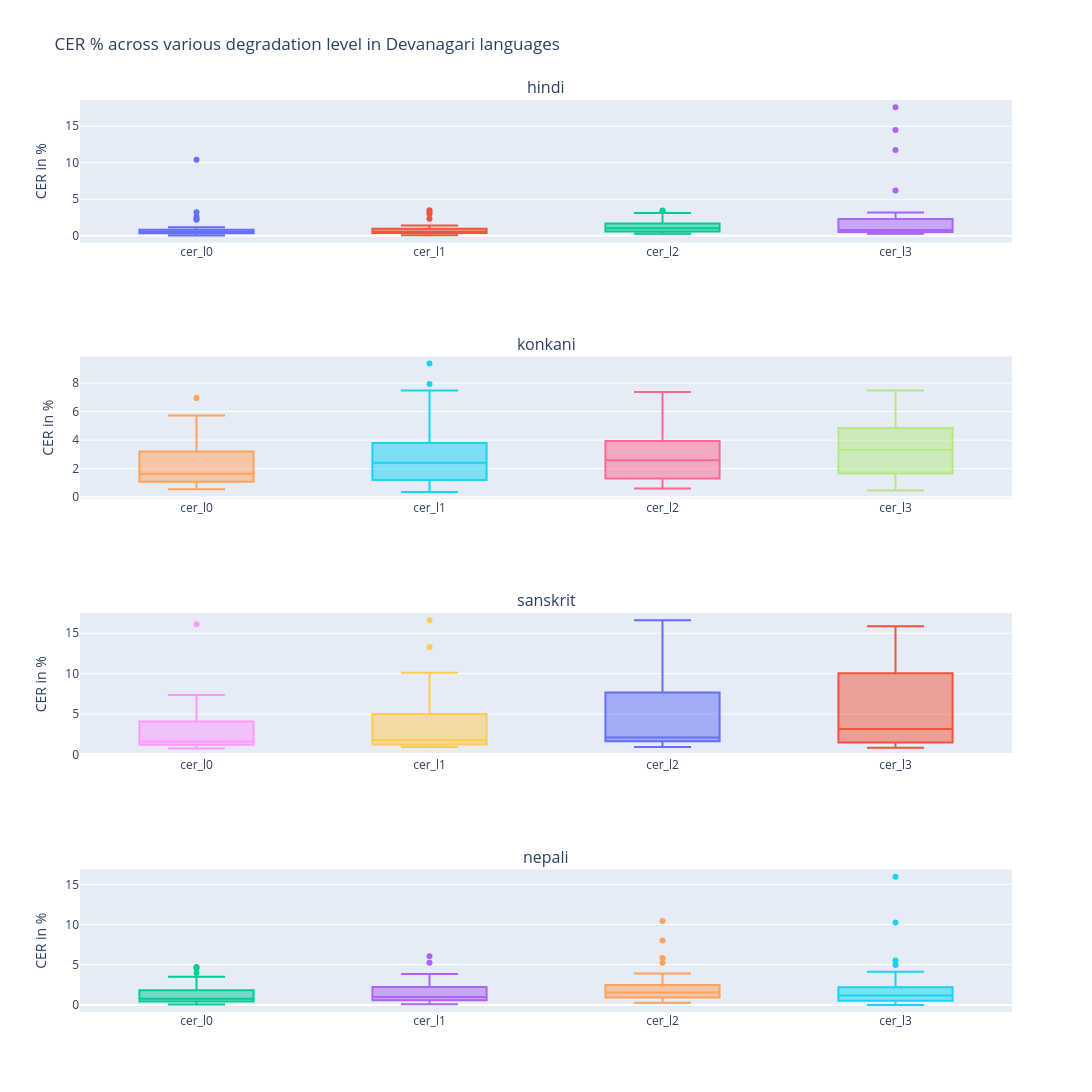

The cell this chart's notebook holds for it:
### Code cell
lang_list = list(results_devanagari['language'].unique())

fig = make_subplots(rows=results_devanagari['language'].nunique(), 
                    cols=1, 
                    shared_yaxes=True,
                    subplot_titles=lang_list)

degrad_level_cer = ['cer_l0', 'cer_l1', 'cer_l2','cer_l3']

for idx, language in enumerate(lang_list):
    results_lang = results_devanagari.loc[results_devanagari['language'] == language]
    for cer_level in degrad_level_cer:
        fig.add_trace(go.Box(y=results_lang[cer_level] * 100,
                                name=cer_level,
                                text=results_lang['file_id']), 
                                row=idx + 1, col=1)


fig.update_layout(height=1200, width=1400)
fig.update_layout(showlegend=False, title_text=f"CER % across various degradation level in {script} languages")
fig.update_yaxes(title_text="CER in %")
fig.show()

### Figure 1 — Plotly figure (JSON) as saved in the notebook; plotly's stock layout.template omitted (floating-point values rounded to 4 significant figures)
{"data": [{"name": "cer_l0", "text": ["Devanagari_Noto_Sans_9", "Devanagari_Anek_Devanagari_22", "Devanagari_Noto_Sans_15", "Devanagari_Poppins_12", "Devanagari_Poppins_29", "Devanagari_Noto_Serif_Devanagari_19", "Devanagari_Noto_Sans_18", "Devanagari_Noto_Sans_Devanagari_17", "Devanagari_Noto_Sans_13", "Devanagari_Noto_Serif_Devanagari_6", "Devanagari_Noto_Sans_Devanagari_26", "Devanagari_Anek_Devanagari_24", "Devanagari_Noto_Sans_25", "Devanagari_Noto_Sans_Devanagari_11", "Devanagari_Noto_Sans_Devanagari_1", "Devanagari_Noto_Sans_28", "Devanagari_Noto_Sans_2", "Devanagari_Noto_Serif_Devanagari_4", "Devanagari_Noto_Serif_Devanagari_30", "Devanagari_Noto_Serif_Devanagari_8", "Devanagari_Poppins_20", "Devanagari_Noto_Serif_Devanagari_27", "Devanagari_Anek_Devanagari_3", "Devanagari_Noto_Sans_10", "Devanagari_Noto_Sans_21", "Devanagari_Noto_Sans_Devanagari_14", "Devanagari_Noto_Sans_7", "Devanagari_Anek_Devanagari_16", "Devanagari_Noto_Sans_Devanagari_23", "Devanagari_Anek_Devanagari_5"], "type": "box", "xaxis": "x", "y": [0.5109, 0.6695, 0.173, 1.161, 0.8392, 0.4638, 0.6127, 2.201, 0.2966, 10.41, 3.24, 0.5547, 0.3106, 2.607, 0.3335, 0.5453, 0.6395, 0.298, 0.8974, 0.3016, 2.291, 0.4624, 0.4115, 0.05643, 0.4638, 0.6274, 0.345, 0.7069, 0.4505, 0.4268], "yaxis": "y"}, {"name": "cer_l1", "text": ["Devanagari_Noto_Sans_9", "Devanagari_Anek_Devanagari_22", "Devanagari_Noto_Sans_15", "Devanagari_Poppins_12", "Devanagari_Poppins_29", "Devanagari_Noto_Serif_Devanagari_19", "Devanagari_Noto_Sans_18", "Devanagari_Noto_Sans_Devanagari_17", "Devanagari_Noto_Sans_13", "Devanagari_Noto_Serif_Devanagari_6", "Devanagari_Noto_Sans_Devanagari_26", "Devanagari_Anek_Devanagari_24", "Devanagari_Noto_Sans_25", "Devanagari_Noto_Sans_Devanagari_11", "Devanagari_Noto_Sans_Devanagari_1", "Devanagari_Noto_Sans_28", "Devanagari_Noto_Sans_2", "Devanagari_Noto_Serif_Devanagari_4", "Devanagari_Noto_Serif_Devanagari_30", "Devanagari_Noto_Serif_Devanagari_8", "Devanagari_Poppins_20", "Devanagari_Noto_Serif_Devanagari_27", "Devanagari_Anek_Devanagari_3", "Devanagari_Noto_Sans_10", "Devanagari_Noto_Sans_21", "Devanagari_Noto_Sans_Devanagari_14", "Devanagari_Noto_Sans_7", "Devanagari_Anek_Devanagari_16", "Devanagari_Noto_Sans_Devanagari_23", "Devanagari_Anek_Devanagari_5"], "type": "box", "xaxis": "x", "y": [0.3831, 0.7304, 0.05767, 2.321, 1.399, 0.5217, 0.9804, 2.972, 0.6524, 0.1764, 3.495, 0.3962, 0.3106, 0.4011, 0.3335, 1.418, 0.5814, 0.298, 0.5128, 0.3619, 3.255, 0.6936, 0.4115, 0.9594, 0.4638, 0.6274, 0.5175, 0.3856, 1.416, 0.8537], "yaxis": "y"}, {"name": "cer_l2", "text": ["Devanagari_Noto_Sans_9", "Devanagari_Anek_Devanagari_22", "Devanagari_Noto_Sans_15", "Devanagari_Poppins_12", "Devanagari_Poppins_29", "Devanagari_Noto_Serif_Devanagari_19", "Devanagari_Noto_Sans_18", "Devanagari_Noto_Sans_Devanagari_17", "Devanagari_Noto_Sans_13", "Devanagari_Noto_Serif_Devanagari_6", "Devanagari_Noto_Sans_Devanagari_26", "Devanagari_Anek_Devanagari_24", "Devanagari_Noto_Sans_25", "Devanagari_Noto_Sans_Devanagari_11", "Devanagari_Noto_Sans_Devanagari_1", "Devanagari_Noto_Sans_28", "Devanagari_Noto_Sans_2", "Devanagari_Noto_Serif_Devanagari_4", "Devanagari_Noto_Serif_Devanagari_30", "Devanagari_Noto_Serif_Devanagari_8", "Devanagari_Poppins_20", "Devanagari_Noto_Serif_Devanagari_27", "Devanagari_Anek_Devanagari_3", "Devanagari_Noto_Sans_10", "Devanagari_Noto_Sans_21", "Devanagari_Noto_Sans_Devanagari_14", "Devanagari_Noto_Sans_7", "Devanagari_Anek_Devanagari_16", "Devanagari_Noto_Sans_Devanagari_23", "Devanagari_Anek_Devanagari_5"], "type": "box", "xaxis": "x", "y": [1.788, 0.7912, 0.2884, 1.289, 1.259, 0.7536, 3.125, 3.467, 0.2966, 1.058, 3.41, 1.902, 1.009, 0.9358, 1.056, 0.9815, 1.802, 0.4768, 1.154, 0.3016, 1.688, 0.578, 1.587, 0.6208, 1.449, 0.5646, 0.4025, 2.828, 0.7079, 0.3049], "yaxis": "y"}, {"name": "cer_l3", "text": ["Devanagari_Noto_Sans_9", "Devanagari_Anek_Devanagari_22", "Devanagari_Noto_Sans_15", "Devanagari_Poppins_12", "Devanagari_Poppins_29", "Devanagari_Noto_Serif_Devanagari_19", "Devanagari_Noto_Sans_18", "Devanagari_Noto_Sans_Devanagari_17", "Devanagari_Noto_Sans_13", "Devanagari_Noto_Serif_Devanagari_6", "Devanagari_Noto_Sans_Devanagari_26", "Devanagari_Anek_Devanagari_24", "Devanagari_Noto_Sans_25", "Devanagari_Noto_Sans_Devanagari_11", "Devanagari_Noto_Sans_Devanagari_1", "Devanagari_Noto_Sans_28", "Devanagari_Noto_Sans_2", "Devanagari_Noto_Serif_Devanagari_4", "Devanagari_Noto_Serif_Devanagari_30", "Devanagari_Noto_Serif_Devanagari_8", "Devanagari_Poppins_20", "Devanagari_Noto_Serif_Devanagari_27", "Devanagari_Anek_Devanagari_3", "Devanagari_Noto_Sans_10", "Devanagari_Noto_Sans_21", "Devanagari_Noto_Sans_Devanagari_14", "Devanagari_Noto_Sans_7", "Devanagari_Anek_Devanagari_16", "Devanagari_Noto_Sans_Devanagari_23", "Devanagari_Anek_Devanagari_5"], "type": "box", "xaxis": "x", "y": [0.9579, 2.313, 2.134, 2.966, 17.62, 0.9855, 0.6127, 2.972, 11.74, 0.3527, 14.49, 0.6339, 6.211, 0.6684, 0.2779, 2.181, 1.453, 0.8939, 0.641, 0.4222, 3.195, 0.4624, 0.6467, 0.5079, 0.3478, 0.5019, 1.035, 0.6427, 0.3218, 0.3659], "yaxis": "y"}, {"name": "cer_l0", "text": ["Devanagari_Noto_Sans_19", "Devanagari_Anek_Devanagari_18", "Devanagari_Poppins_12", "Devanagari_Noto_Sans_4", "Devanagari_Anek_Devanagari_15", "Devanagari_Noto_Sans_Devanagari_7", "Devanagari_Noto_Serif_Devanagari_6", "Devanagari_Noto_Sans_3", "Devanagari_Poppins_14", "Devanagari_Poppins_23", "Devanagari_Noto_Sans_Devanagari_27", "Devanagari_Anek_Devanagari_13", "Devanagari_Noto_Sans_Devanagari_24", "Devanagari_Noto_Sans_1", "Devanagari_Noto_Serif_Devanagari_30", "Devanagari_Noto_Serif_Devanagari_8", "Devanagari_Noto_Serif_Devanagari_26", "Devanagari_Poppins_20", "Devanagari_Noto_Sans_Devanagari_29", "Devanagari_Noto_Sans_10", "Devanagari_Noto_Serif_Devanagari_11", "Devanagari_Noto_Sans_Devanagari_25", "Devanagari_Noto_Sans_21", "Devanagari_Noto_Sans_Devanagari_22", "Devanagari_Anek_Devanagari_16", "Devanagari_Noto_Serif_Devanagari_2", "Devanagari_Noto_Sans_Devanagari_9", "Devanagari_Noto_Serif_Devanagari_17"], "type": "box", "xaxis": "x2", "y": [1.343, 2.403, 4.874, 1.661, 1.611, 3.112, 0.8915, 1.235, 5.717, 4.569, 6.95, 2.986, 0.7837, 0.6576, 2.407, 1.299, 3.07, 5.644, 1.01, 0.5592, 1.613, 2.788, 1.028, 3.295, 4.583, 1.127, 1.132, 0.6072], "yaxis": "y2"}, {"name": "cer_l1", "text": ["Devanagari_Noto_Sans_19", "Devanagari_Anek_Devanagari_18", "Devanagari_Poppins_12", "Devanagari_Noto_Sans_4", "Devanagari_Anek_Devanagari_15", "Devanagari_Noto_Sans_Devanagari_7", "Devanagari_Noto_Serif_Devanagari_6", "Devanagari_Noto_Sans_3", "Devanagari_Poppins_14", "Devanagari_Poppins_23", "Devanagari_Noto_Sans_Devanagari_27", "Devanagari_Anek_Devanagari_13", "Devanagari_Noto_Sans_Devanagari_24", "Devanagari_Noto_Sans_1", "Devanagari_Noto_Serif_Devanagari_30", "Devanagari_Noto_Serif_Devanagari_8", "Devanagari_Noto_Serif_Devanagari_26", "Devanagari_Poppins_20", "Devanagari_Noto_Sans_Devanagari_29", "Devanagari_Noto_Sans_10", "Devanagari_Noto_Serif_Devanagari_11", "Devanagari_Noto_Sans_Devanagari_25", "Devanagari_Noto_Sans_21", "Devanagari_Noto_Sans_Devanagari_22", "Devanagari_Anek_Devanagari_16", "Devanagari_Noto_Serif_Devanagari_2", "Devanagari_Noto_Sans_Devanagari_9", "Devanagari_Noto_Serif_Devanagari_17"], "type": "box", "xaxis": "x2", "y": [1.481, 2.275, 5.44, 1.84, 1.335, 2.7, 1.04, 1.006, 7.935, 9.359, 7.469, 2.822, 0.7053, 1.08, 2.768, 4.47, 3.158, 5.422, 1.571, 0.3728, 1.703, 2.562, 0.8997, 3.478, 4.125, 3.039, 1.313, 0.5605], "yaxis": "y2"}, {"name": "cer_l2", "text": ["Devanagari_Noto_Sans_19", "Devanagari_Anek_Devanagari_18", "Devanagari_Poppins_12", "Devanagari_Noto_Sans_4", "Devanagari_Anek_Devanagari_15", "Devanagari_Noto_Sans_Devanagari_7", "Devanagari_Noto_Serif_Devanagari_6", "Devanagari_Noto_Sans_3", "Devanagari_Poppins_14", "Devanagari_Poppins_23", "Devanagari_Noto_Sans_Devanagari_27", "Devanagari_Anek_Devanagari_13", "Devanagari_Noto_Sans_Devanagari_24", "Devanagari_Noto_Sans_1", "Devanagari_Noto_Serif_Devanagari_30", "Devanagari_Noto_Serif_Devanagari_8", "Devanagari_Noto_Serif_Devanagari_26", "Devanagari_Poppins_20", "Devanagari_Noto_Sans_Devanagari_29", "Devanagari_Noto_Sans_10", "Devanagari_Noto_Serif_Devanagari_11", "Devanagari_Noto_Sans_Devanagari_25", "Devanagari_Noto_Sans_21", "Devanagari_Noto_Sans_Devanagari_22", "Devanagari_Anek_Devanagari_16", "Devanagari_Noto_Serif_Devanagari_2", "Devanagari_Noto_Sans_Devanagari_9", "Devanagari_Noto_Serif_Devanagari_17"], "type": "box", "xaxis": "x2", "y": [1.528, 3.691, 6.484, 2.424, 2.532, 3.225, 1.139, 2.104, 5.865, 5.895, 7.365, 2.658, 0.9404, 0.6106, 3.49, 4.002, 3.86, 5.378, 1.122, 0.7922, 2.285, 2.638, 1.478, 3.6, 4.079, 1.176, 1.449, 0.7473], "yaxis": "y2"}, {"name": "cer_l3", "text": ["Devanagari_Noto_Sans_19", "Devanagari_Anek_Devanagari_18", "Devanagari_Poppins_12", "Devanagari_Noto_Sans_4", "Devanagari_Anek_Devanagari_15", "Devanagari_Noto_Sans_Devanagari_7", "Devanagari_Noto_Serif_Devanagari_6", "Devanagari_Noto_Sans_3", "Devanagari_Poppins_14", "Devanagari_Poppins_23", "Devanagari_Noto_Sans_Devanagari_27", "Devanagari_Anek_Devanagari_13", "Devanagari_Noto_Sans_Devanagari_24", "Devanagari_Noto_Sans_1", "Devanagari_Noto_Serif_Devanagari_30", "Devanagari_Noto_Serif_Devanagari_8", "Devanagari_Noto_Serif_Devanagari_26", "Devanagari_Poppins_20", "Devanagari_Noto_Sans_Devanagari_29", "Devanagari_Noto_Sans_10", "Devanagari_Noto_Serif_Devanagari_11", "Devanagari_Noto_Sans_Devanagari_25", "Devanagari_Noto_Sans_21", "Devanagari_Noto_Sans_Devanagari_22", "Devanagari_Anek_Devanagari_16", "Devanagari_Noto_Serif_Devanagari_2", "Devanagari_Noto_Sans_Devanagari_9", "Devanagari_Noto_Serif_Devanagari_17"], "type": "box", "xaxis": "x2", "y": [1.806, 2.489, 6.571, 2.693, 3.085, 3.45, 3.913, 1.51, 6.506, 4.716, 7.469, 4.99, 0.8621, 1.268, 6.137, 3.742, 3.246, 6.267, 5.387, 0.466, 1.658, 3.391, 1.671, 4.454, 4.445, 1.471, 2.989, 1.448], "yaxis": "y2"}, {"name": "cer_l0", "text": ["Devanagari_Poppins_24", "Devanagari_Anek_Devanagari_6", "Devanagari_Noto_Sans_Devanagari_16", "Devanagari_Noto_Serif_Devanagari_18", "Devanagari_Anek_Devanagari_22", "Devanagari_Poppins_12", "Devanagari_Poppins_8", "Devanagari_Anek_Devanagari_15", "Devanagari_Anek_Devanagari_19", "Devanagari_Noto_Serif_Devanagari_28", "Devanagari_Noto_Sans_Devanagari_30", "Devanagari_Noto_Serif_Devanagari_10", "Devanagari_Anek_Devanagari_2", "Devanagari_Noto_Sans_Devanagari_13", "Devanagari_Noto_Serif_Devanagari_9", "Devanagari_Noto_Sans_Devanagari_29", "Devanagari_Poppins_17", "Devanagari_Noto_Serif_Devanagari_11", "Devanagari_Noto_Sans_Devanagari_25", "Devanagari_Noto_Sans_21", "Devanagari_Noto_Sans_Devanagari_14", "Devanagari_Poppins_27", "Devanagari_Anek_Devanagari_5"], "type": "box", "xaxis": "x3", "y": [2.087, 1.171, 1.246, 1.58, 1.938, 5.171, 4.844, 2.652, 7.083, 7.34, 16.11, 0.8377, 1.291, 0.9995, 1.211, 1.252, 4.191, 1.427, 0.7382, 0.8809, 0.8879, 3.688, 1.581], "yaxis": "y3"}, {"name": "cer_l1", "text": ["Devanagari_Poppins_24", "Devanagari_Anek_Devanagari_6", "Devanagari_Noto_Sans_Devanagari_16", "Devanagari_Noto_Serif_Devanagari_18", "Devanagari_Anek_Devanagari_22", "Devanagari_Poppins_12", "Devanagari_Poppins_8", "Devanagari_Anek_Devanagari_15", "Devanagari_Anek_Devanagari_19", "Devanagari_Noto_Serif_Devanagari_28", "Devanagari_Noto_Sans_Devanagari_30", "Devanagari_Noto_Serif_Devanagari_10", "Devanagari_Anek_Devanagari_2", "Devanagari_Noto_Sans_Devanagari_13", "Devanagari_Noto_Serif_Devanagari_9", "Devanagari_Noto_Sans_Devanagari_29", "Devanagari_Poppins_17", "Devanagari_Noto_Serif_Devanagari_11", "Devanagari_Noto_Sans_Devanagari_25", "Devanagari_Noto_Sans_21", "Devanagari_Noto_Sans_Devanagari_14", "Devanagari_Poppins_27", "Devanagari_Anek_Devanagari_5"], "type": "box", "xaxis": "x3", "y": [1.893, 0.8981, 1.381, 1.623, 1.748, 9.268, 6.099, 2.652, 10.12, 13.3, 16.62, 2.433, 1.215, 0.9495, 3.555, 0.8945, 3.785, 1.207, 1.554, 0.9958, 0.9302, 5.403, 1.414], "yaxis": "y3"}, {"name": "cer_l2", "text": ["Devanagari_Poppins_24", "Devanagari_Anek_Devanagari_6", "Devanagari_Noto_Sans_Devanagari_16", "Devanagari_Noto_Serif_Devanagari_18", "Devanagari_Anek_Devanagari_22", "Devanagari_Poppins_12", "Devanagari_Poppins_8", "Devanagari_Anek_Devanagari_15", "Devanagari_Anek_Devanagari_19", "Devanagari_Noto_Serif_Devanagari_28", "Devanagari_Noto_Sans_Devanagari_30", "Devanagari_Noto_Serif_Devanagari_10", "Devanagari_Anek_Devanagari_2", "Devanagari_Noto_Sans_Devanagari_13", "Devanagari_Noto_Serif_Devanagari_9", "Devanagari_Noto_Sans_Devanagari_29", "Devanagari_Poppins_17", "Devanagari_Noto_Serif_Devanagari_11", "Devanagari_Noto_Sans_Devanagari_25", "Devanagari_Noto_Sans_21", "Devanagari_Noto_Sans_Devanagari_14", "Devanagari_Poppins_27", "Devanagari_Anek_Devanagari_5"], "type": "box", "xaxis": "x3", "y": [5.719, 2.811, 1.583, 2.007, 1.824, 7.717, 11.81, 2.072, 10.2, 7.447, 16.62, 1.675, 2.164, 1.199, 1.641, 0.8945, 8.516, 1.939, 3.497, 1.609, 1.311, 7.89, 1.498], "yaxis": "y3"}, {"name": "cer_l3", "text": ["Devanagari_Poppins_24", "Devanagari_Anek_Devanagari_6", "Devanagari_Noto_Sans_Devanagari_16", "Devanagari_Noto_Serif_Devanagari_18", "Devanagari_Anek_Devanagari_22", "Devanagari_Poppins_12", "Devanagari_Poppins_8", "Devanagari_Anek_Devanagari_15", "Devanagari_Anek_Devanagari_19", "Devanagari_Noto_Serif_Devanagari_28", "Devanagari_Noto_Sans_Devanagari_30", "Devanagari_Noto_Serif_Devanagari_10", "Devanagari_Anek_Devanagari_2", "Devanagari_Noto_Sans_Devanagari_13", "Devanagari_Noto_Serif_Devanagari_9", "Devanagari_Noto_Sans_Devanagari_29", "Devanagari_Poppins_17", "Devanagari_Noto_Serif_Devanagari_11", "Devanagari_Noto_Sans_Devanagari_25", "Devanagari_Noto_Sans_21", "Devanagari_Noto_Sans_Devanagari_14", "Devanagari_Poppins_27", "Devanagari_Anek_Devanagari_5"], "type": "box", "xaxis": "x3", "y": [10.01, 1.015, 3.84, 10.03, 3.153, 13.25, 12.72, 2.404, 12.52, 12.77, 15.86, 1.516, 1.898, 2.699, 1.562, 0.8945, 8.483, 1.207, 0.8159, 1.455, 0.9725, 6.861, 10.02], "yaxis": "y3"}, {"name": "cer_l0", "text": ["Devanagari_Poppins_24", "Devanagari_Noto_Sans_5", "Devanagari_Noto_Sans_Devanagari_21", "Devanagari_Noto_Sans_14", "Devanagari_Noto_Serif_Devanagari_1", "Devanagari_Poppins_29", "Devanagari_Noto_Sans_18", "Devanagari_Poppins_25", "Devanagari_Noto_Serif_Devanagari_23", "Devanagari_Poppins_22", "Devanagari_Noto_Sans_12", "Devanagari_Noto_Serif_Devanagari_7", "Devanagari_Anek_Devanagari_10", "Devanagari_Noto_Sans_Devanagari_28", "Devanagari_Anek_Devanagari_26", "Devanagari_Anek_Devanagari_30", "Devanagari_Noto_Serif_Devanagari_27", "Devanagari_Anek_Devanagari_3", "Devanagari_Noto_Sans_Devanagari_13", "Devanagari_Anek_Devanagari_4", "Devanagari_Noto_Serif_Devanagari_2", "Devanagari_Anek_Devanagari_8", "Devanagari_Noto_Sans_Devanagari_9", "Devanagari_Noto_Sans_16", "Devanagari_Anek_Devanagari_17", "Devanagari_Noto_Sans_6", "Devanagari_Poppins_11", "Devanagari_Noto_Sans_20"], "type": "box", "xaxis": "x4", "y": [4.7, 0.3711, 0.7471, 0.258, 1.252, 3.499, 1.813, 2.191, 0.5851, 4.571, 0.3646, 0.7708, 0.6048, 0.1558, 2.503, 0.5622, 0.4645, 0.9873, 1.029, 3.956, 0.2903, 1.178, 0.3766, 0.5408, 1.762, 0.5722, 1.828, 0.0558], "yaxis": "y4"}, {"name": "cer_l1", "text": ["Devanagari_Poppins_24", "Devanagari_Noto_Sans_5", "Devanagari_Noto_Sans_Devanagari_21", "Devanagari_Noto_Sans_14", "Devanagari_Noto_Serif_Devanagari_1", "Devanagari_Poppins_29", "Devanagari_Noto_Sans_18", "Devanagari_Poppins_25", "Devanagari_Noto_Serif_Devanagari_23", "Devanagari_Poppins_22", "Devanagari_Noto_Sans_12", "Devanagari_Noto_Serif_Devanagari_7", "Devanagari_Anek_Devanagari_10", "Devanagari_Noto_Sans_Devanagari_28", "Devanagari_Anek_Devanagari_26", "Devanagari_Anek_Devanagari_30", "Devanagari_Noto_Serif_Devanagari_27", "Devanagari_Anek_Devanagari_3", "Devanagari_Noto_Sans_Devanagari_13", "Devanagari_Anek_Devanagari_4", "Devanagari_Noto_Serif_Devanagari_2", "Devanagari_Anek_Devanagari_8", "Devanagari_Noto_Sans_Devanagari_9", "Devanagari_Noto_Sans_16", "Devanagari_Anek_Devanagari_17", "Devanagari_Noto_Sans_6", "Devanagari_Poppins_11", "Devanagari_Noto_Sans_20"], "type": "box", "xaxis": "x4", "y": [5.229, 0.8813, 0.6322, 0.6192, 0.2504, 3.655, 2.221, 2.191, 0.5851, 6.057, 0.3646, 1.439, 0.5544, 0.07788, 2.991, 0.6325, 1.062, 0.9403, 0.935, 3.859, 0.387, 1.03, 1.177, 0.5408, 1.606, 0.4769, 2.227, 3.237], "yaxis": "y4"}, {"name": "cer_l2", "text": ["Devanagari_Poppins_24", "Devanagari_Noto_Sans_5", "Devanagari_Noto_Sans_Devanagari_21", "Devanagari_Noto_Sans_14", "Devanagari_Noto_Serif_Devanagari_1", "Devanagari_Poppins_29", "Devanagari_Noto_Sans_18", "Devanagari_Poppins_25", "Devanagari_Noto_Serif_Devanagari_23", "Devanagari_Poppins_22", "Devanagari_Noto_Sans_12", "Devanagari_Noto_Serif_Devanagari_7", "Devanagari_Anek_Devanagari_10", "Devanagari_Noto_Sans_Devanagari_28", "Devanagari_Anek_Devanagari_26", "Devanagari_Anek_Devanagari_30", "Devanagari_Noto_Serif_Devanagari_27", "Devanagari_Anek_Devanagari_3", "Devanagari_Noto_Sans_Devanagari_13", "Devanagari_Anek_Devanagari_4", "Devanagari_Noto_Serif_Devanagari_2", "Devanagari_Anek_Devanagari_8", "Devanagari_Noto_Sans_Devanagari_9", "Devanagari_Noto_Sans_16", "Devanagari_Anek_Devanagari_17", "Devanagari_Noto_Sans_6", "Devanagari_Poppins_11", "Devanagari_Noto_Sans_20"], "type": "box", "xaxis": "x4", "y": [5.229, 1.02, 2.126, 0.5676, 0.8012, 8.009, 2.131, 2.835, 0.9362, 10.46, 0.2604, 0.7194, 0.756, 1.09, 2.869, 0.9136, 5.839, 1.598, 1.262, 3.907, 1.355, 2.061, 1.507, 1.721, 1.865, 0.9061, 1.999, 0.558], "yaxis": "y4"}, {"name": "cer_l3", "text": ["Devanagari_Poppins_24", "Devanagari_Noto_Sans_5", "Devanagari_Noto_Sans_Devanagari_21", "Devanagari_Noto_Sans_14", "Devanagari_Noto_Serif_Devanagari_1", "Devanagari_Poppins_29", "Devanagari_Noto_Sans_18", "Devanagari_Poppins_25", "Devanagari_Noto_Serif_Devanagari_23", "Devanagari_Poppins_22", "Devanagari_Noto_Sans_12", "Devanagari_Noto_Serif_Devanagari_7", "Devanagari_Anek_Devanagari_10", "Devanagari_Noto_Sans_Devanagari_28", "Devanagari_Anek_Devanagari_26", "Devanagari_Anek_Devanagari_30", "Devanagari_Noto_Serif_Devanagari_27", "Devanagari_Anek_Devanagari_3", "Devanagari_Noto_Sans_Devanagari_13", "Devanagari_Anek_Devanagari_4", "Devanagari_Noto_Serif_Devanagari_2", "Devanagari_Anek_Devanagari_8", "Devanagari_Noto_Sans_Devanagari_9", "Devanagari_Noto_Sans_16", "Devanagari_Anek_Devanagari_17", "Devanagari_Noto_Sans_6", "Devanagari_Poppins_11", "Devanagari_Noto_Sans_20"], "type": "box", "xaxis": "x4", "y": [5.523, 0.5566, 0.4023, 1.187, 0.4006, 4.121, 1.949, 2.255, 1.287, 4.971, 0.2604, 1.644, 1.26, 0.0, 2.686, 1.124, 0.5309, 1.175, 1.122, 15.97, 0.2903, 1.129, 0.4708, 0.5408, 10.26, 0.9061, 2.113, 0.279], "yaxis": "y4"}], "layout": {"annotations": [{"font": {"size": 16}, "showarrow": false, "text": "hindi", "x": 0.5, "xanchor": "center", "xref": "paper", "y": 1, "yanchor": "bottom", "yref": "paper"}, {"font": {"size": 16}, "showarrow": false, "text": "konkani", "x": 0.5, "xanchor": "center", "xref": "paper", "y": 0.7188, "yanchor": "bottom", "yref": "paper"}, {"font": {"size": 16}, "showarrow": false, "text": "sanskrit", "x": 0.5, "xanchor": "center", "xref": "paper", "y": 0.4375, "yanchor": "bottom", "yref": "paper"}, {"font": {"size": 16}, "showarrow": false, "text": "nepali", "x": 0.5, "xanchor": "center", "xref": "paper", "y": 0.1562, "yanchor": "bottom", "yref": "paper"}], "height": 1200, "showlegend": false, "title": {"text": "CER % across various degradation level in Devanagari languages"}, "width": 1400, "xaxis": {"anchor": "y", "domain": [0, 1]}, "xaxis2": {"anchor": "y2", "domain": [0, 1]}, "xaxis3": {"anchor": "y3", "domain": [0, 1]}, "xaxis4": {"anchor": "y4", "domain": [0, 1]}, "yaxis": {"anchor": "x", "domain": [0.8438, 1], "title": {"text": "CER in %"}}, "yaxis2": {"anchor": "x2", "domain": [0.5625, 0.7188], "title": {"text": "CER in %"}}, "yaxis3": {"anchor": "x3", "domain": [0.2812, 0.4375], "title": {"text": "CER in %"}}, "yaxis4": {"anchor": "x4", "domain": [0, 0.1562], "title": {"text": "CER in %"}}}}
